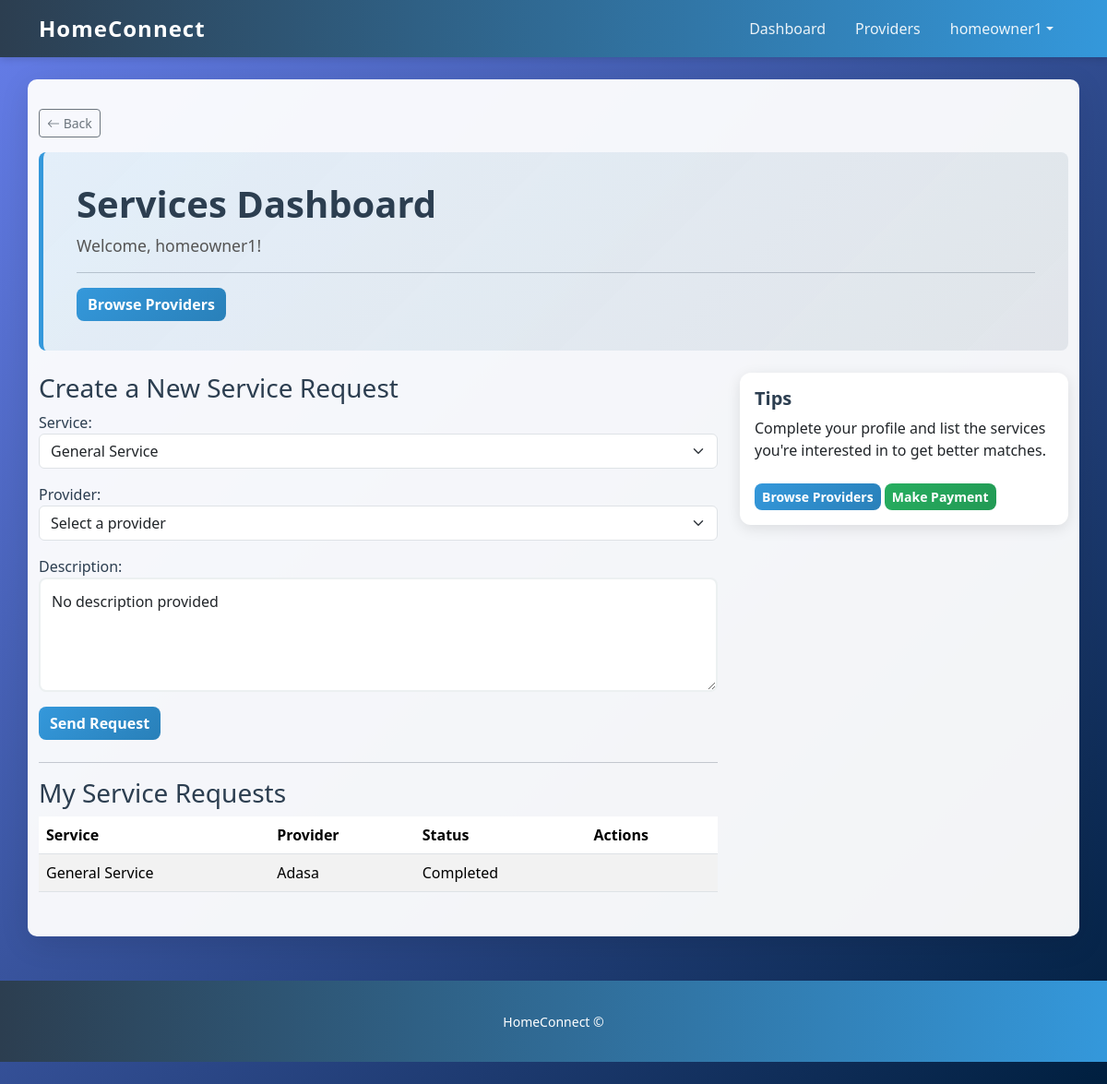
The app's page /services/ (signed in) with its own data.
### accounts/models.py (models this page shows, shortened)
class User(AbstractUser):
    USER_TYPES = [
        ('homeowner', 'Homeowner'),
        ('service_provider', 'Service Provider'),
    ]
    user_type = models.CharField(
        max_length=20,
        choices=USER_TYPES,
        default='homeowner'
    )
    bio = models.TextField(blank=True, null=True)
    profile_image = models.ImageField(
        upload_to='profile_images/',
        blank=True,
        null=True
    )
    phone = models.CharField(max_length=30, blank=True, null=True)
    location = models.CharField(max_length=255, blank=True, null=True)
    city = models.CharField(max_length=100, blank=True, null=True)
    services = models.ManyToManyField(
        Service,
        related_name='users',
        blank=True
    )

### services/models.py (models this page shows, shortened)
class ServiceRequest(models.Model):
    STATUS_PENDING = "pending"
    STATUS_ACCEPTED = "accepted"
    STATUS_COMPLETED = "completed"
    STATUS_CANCELLED = "cancelled"
    STATUS_CHOICES = [
        (STATUS_PENDING, "Pending"),
        (STATUS_ACCEPTED, "Accepted"),
        (STATUS_COMPLETED, "Completed"),
        (STATUS_CANCELLED, "Cancelled"),
    ]
    homeowner = models.ForeignKey(
        settings.AUTH_USER_MODEL,
        on_delete=models.CASCADE,
        related_name="homeowner_requests",
    )
    provider = models.ForeignKey(
        ServiceProvider,
        on_delete=models.CASCADE,
        related_name="requests",
    )
    service = models.ForeignKey(
        Service,
        on_delete=models.CASCADE,
        related_name="requests",
        default=default_service,
    )
    description = models.TextField(
        default="No description provided",
        blank=True,
        null=True,
    )
    created_at = models.DateTimeField(auto_now_add=True)
    status = models.CharField(
        max_length=20,
        choices=STATUS_CHOICES,
        default=STATUS_PENDING,
    )
    class Meta:
        ordering = ["-created_at"]

class Service(models.Model):
    name = models.CharField(max_length=100, unique=True)
    description = models.TextField(blank=True)
    def __str__(self):
        return self.name

class ServiceProvider(models.Model):
    user = models.OneToOneField(
        settings.AUTH_USER_MODEL,
        on_delete=models.CASCADE,
        related_name="services_provider_profile",
    )
    company_name = models.CharField(max_length=150, blank=True)
    phone = models.CharField(max_length=30, blank=True)
    bio = models.TextField(blank=True)
    profile_image = models.ImageField(upload_to="provider_images/", blank=True)
    skills = models.TextField(blank=True)
    experience_years = models.PositiveIntegerField(null=True, blank=True)
    portfolio_image = models.ImageField(upload_to="provider_portfolio/", blank=True)
    location = models.CharField(max_length=150, blank=True)
    created_at = models.DateTimeField(auto_now_add=True)
    services = models.ManyToManyField(Service, related_name="providers", blank=True)
    def __str__(self):
        return self.company_name or self.user.username

### services/views.py (the view)
# urls.py: path('', views.homeowner_dashboard, name='dashboard'),
@login_required
def homeowner_dashboard(request):
    if request.user.user_type != 'homeowner':
        return redirect('services:provider_dashboard')
    requests_qs = (
        ServiceRequest.objects.filter(homeowner=request.user)
        .select_related('provider', 'service')
        .order_by('-created_at')
    )
    if request.method == 'POST':
        form = ServiceRequestForm(request.POST)
        if form.is_valid():
            service_request = form.save(commit=False)
            service_request.homeowner = request.user
            service_request.save()
            messages.success(request, f"Service request sent to {service_request.provider.company_name}")
            return redirect('services:homeowner_dashboard')
    else:
        form = ServiceRequestForm()
    return render(
        request,
        'services/dashboard.html',
        {'requests': requests_qs, 'form': form}
    )

### services/forms.py
class ServiceRequestForm(forms.ModelForm):
    class Meta:
        model = ServiceRequest
        fields = ('service', 'provider', 'description')
        widgets = {
            'service': forms.Select(attrs={'class': 'form-select'}),
            'provider': forms.Select(attrs={'class': 'form-select'}),
            'description': forms.Textarea(attrs={
                'rows': 4,
                'class': 'form-control',
                'placeholder': 'Describe your service request in detail...'
            }),
        }
    def __init__(self, *args, **kwargs):
        super().__init__(*args, **kwargs)
        self.fields['provider'].queryset = ServiceProvider.objects.all()
        self.fields['service'].empty_label = "Select a service"
        self.fields['provider'].empty_label = "Select a provider"

### services/models.py (called while the page is built)
def default_service():
    service = Service.objects.first()
    if service:
        return service.id
    return Service.objects.create(name="General Service").id

### templates/services/dashboard.html (shortened to what this page needs)
{% extends 'base.html' %}
{% block content %}
<div class="p-4 mb-4 bg-light rounded-3">
  <div class="container-fluid py-2">
    <h1 class="display-6">Services Dashboard</h1>
    <p class="lead">Welcome, {{ user.username }}!</p>
    <hr>
    <div class="d-flex gap-2">
      <a href="{% url 'services:providers' %}" class="btn btn-primary">Browse Providers</a>
    </div>
  </div>
</div>
<div class="row">
  <div class="col-md-8">
    {% if user.user_type == 'homeowner' %}
      <h3>Create a New Service Request</h3>
      <form method="post" class="mb-4">
        {{ form.as_p }}
        <button type="submit" class="btn btn-primary">Send Request</button>
      </form>
      <hr>
    {% endif %}
    <h3>My Service Requests</h3>
    {% if requests %}
      <table class="table table-striped">
        <thead>
          <tr>
            <th>Service</th>
            <th>Provider</th>
            <th>Status</th>
            <th>Actions</th>
          </tr>
        </thead>
        <tbody>
          {% for req in requests %}
          <tr>
            <td>{{ req.service.name }}</td>
            <td>{{ req.provider.company_name|default:req.provider.user.username }}</td>
            <td>{{ req.status|capfirst }}</td>
            <td>
            </td>
          </tr>
          {% endfor %}
        </tbody>
      </table>
    {% else %}
      <p class="text-muted">You have no service requests yet. Browse providers to create one!</p>
    {% endif %}
  </div>
  <div class="col-md-4">
    <div class="card">
      <div class="card-body">
        <h5 class="card-title">Tips</h5>
        <p class="card-text">Complete your profile and list the services you're interested in to get better matches.</p>
        {% if user.user_type == 'homeowner' %}
          <a href="{% url 'services:providers' %}" class="btn btn-sm btn-primary mt-2">Browse Providers</a>
          <a href="{% url 'connectmpesa:start_payment' %}" class="btn btn-sm btn-success mt-2">Make Payment</a>
        {% endif %}
      </div>
    </div>
  </div>
</div>
{% endblock %}

### templates/base.html (shortened to what this page needs)
{% load static %}
<!doctype html>
<html lang="en">
  <head>
    <link href="https://cdn.jsdelivr.net/npm/bootstrap@5.3.2/dist/css/bootstrap.min.css" rel="stylesheet">
    <link rel="stylesheet" href="https://cdn.jsdelivr.net/npm/bootstrap-icons@1.11.1/font/bootstrap-icons.css">
    <link rel="stylesheet" href="{% static 'css/style.css' %}">
  </head>
  <body>
    <nav class="navbar navbar-expand-lg navbar-light bg-light">
      <div class="container">
        <a class="navbar-brand" href="/">HomeConnect</a>
        <div class="collapse navbar-collapse" id="navmenu">
          <ul class="navbar-nav ms-auto">
            {% if user.is_authenticated %}
              <li class="nav-item"><a class="nav-link" href="{% url 'services:dashboard' %}">Dashboard</a></li>
              <li class="nav-item"><a class="nav-link" href="{% url 'services:providers' %}">Providers</a></li>
              <li class="nav-item dropdown">
                <a class="nav-link dropdown-toggle" href="#" id="userMenu" role="button" data-bs-toggle="dropdown" aria-expanded="false">{{ user.username }}</a>
              </li>
            {% else %}
              <li class="nav-item"><a class="nav-link" href="{% url 'accounts:login' %}">Login</a></li>
              <li class="nav-item"><a class="nav-link" href="{% url 'accounts:register' %}">Register</a></li>
            {% endif %}
          </ul>
        </div>
      </div>
    </nav>
    <main class="container mt-4">
      <div class="mb-3">
        <button class="btn btn-outline-secondary btn-sm" onclick="window.history.back()">
          <i class="bi bi-arrow-left"></i> Back
        </button>
      </div>
      {% block content %}{% endblock %}
    </main>
    <footer class="text-center mt-5 mb-4">
      <small>HomeConnect &copy; {{ now.year }}</small>
    </footer>
  </body>
</html>

### static/css/style.css (style rules this page uses)
:root { --primary-color: #2c3e50; --secondary-color: #3498db; --accent-color: #e74c3c; --light-bg: #ecf0f1; --dark-text: #2c3e50; }
body { background: linear-gradient(135deg, #667eea 0%, #001f3f 100%); min-height: 100vh; font-family: 'Segoe UI', Tahoma, Geneva, Verdana, sans-serif; color: var(--dark-text); }
main { background-color: rgba(255, 255, 255, 0.95); border-radius: 10px; padding: 2rem; margin-top: 2rem; box-shadow: 0 8px 32px rgba(0, 0, 0, 0.1); }
.navbar { background: linear-gradient(90deg, var(--primary-color) 0%, var(--secondary-color) 100%) !important; box-shadow: 0 2px 8px rgba(0, 0, 0, 0.15); }
.navbar-brand { font-weight: 700; font-size: 1.5rem; color: white !important; letter-spacing: 1px; }
.nav-link { color: rgba(255, 255, 255, 0.9) !important; transition: color 0.3s ease; margin: 0 0.5rem; }
.card { border: none; border-radius: 12px; box-shadow: 0 4px 15px rgba(0, 0, 0, 0.1); transition: transform 0.3s ease, box-shadow 0.3s ease; }
.card-title { color: var(--primary-color); font-weight: 600; }
.btn-primary { background: linear-gradient(135deg, var(--secondary-color) 0%, #2980b9 100%); border: none; border-radius: 8px; font-weight: 600; transition: transform 0.2s ease, box-shadow 0.2s ease; }
.btn-success { background: linear-gradient(135deg, #27ae60 0%, #229954 100%); border: none; border-radius: 8px; font-weight: 600; }
.form-control { border: 2px solid #ecf0f1; border-radius: 8px; padding: 0.75rem; transition: border-color 0.3s ease, box-shadow 0.3s ease; }
.p-4.mb-4.bg-light { background: linear-gradient(135deg, rgba(52, 152, 219, 0.1) 0%, rgba(0, 31, 63, 0.08) 100%) !important; border-left: 5px solid var(--secondary-color); }
.display-6 { color: var(--primary-color); font-weight: 700; }
.lead { color: #555; font-size: 1.1rem; }
footer { background: linear-gradient(90deg, var(--primary-color) 0%, var(--secondary-color) 100%); color: white; padding: 2rem 0; margin-top: 3rem; }

### records on screen
User: username "homeowner1"
ServiceRequest: service.name "General Service", provider.company_name "Adasa", status "Completed"
